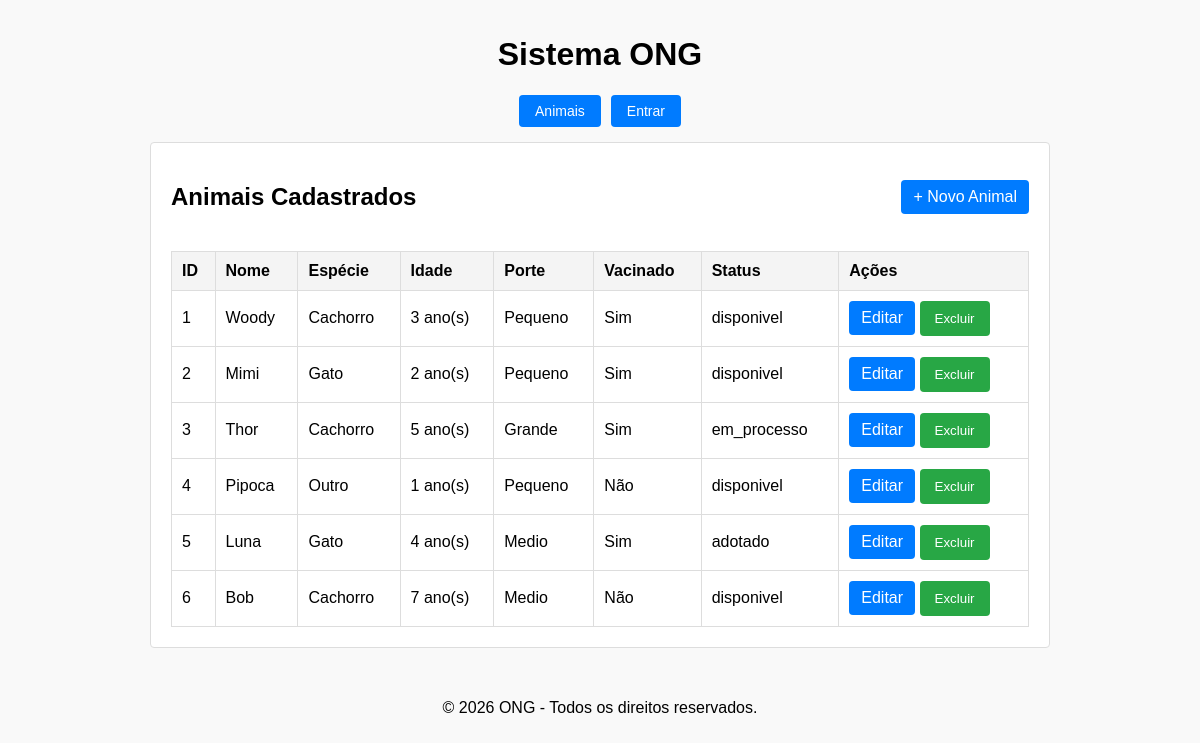
The app's page /, older data.
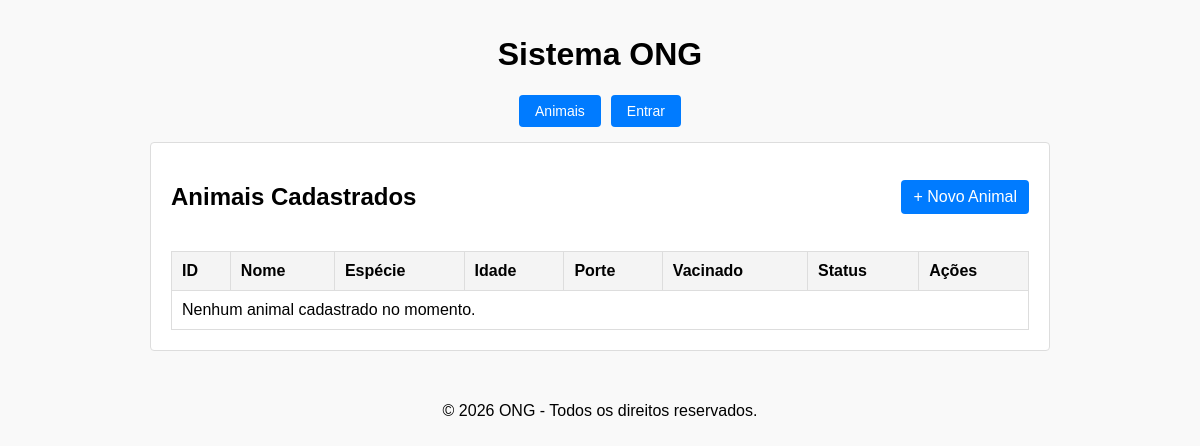
The same page, newer data.
### tables this page shows
CREATE TABLE animais (
    id INT AUTO_INCREMENT PRIMARY KEY,
    nome VARCHAR(100) NOT NULL,
    especie ENUM('Cachorro', 'Gato', 'Outro') NOT NULL,
    idade_anos INT NOT NULL,
    porte ENUM('Pequeno', 'Medio', 'Grande') NOT NULL,
    vacinado TINYINT(1) DEFAULT 0,
    descricao TEXT,
    status ENUM('disponivel', 'em_processo', 'adotado') DEFAULT 'disponivel'
);

### app/Controllers/AnimalController.php (called while the page is built, shortened)
<?php
class AnimalController
{
    private Animal $animalModel;
    public function __construct()
    {
        $this->animalModel = new Animal();
    }
    public function index(): void
    {
        $animais = $this->animalModel->findAll();
        require_once __DIR__ . '/../Views/animais/index.php';
    }
}

### app/Models/Model.php (called while the page is built, shortened)
<?php
abstract class Model
{
    public function __construct()
    {
        $database = new Database();
        $this->db = $database->getConnection();
    }
}

### config/Database.php (called while the page is built, shortened)
<?php
class database
{
    private string $host = 'db';
    private string $database = 'ong_adocao';
    private string $user = 'root';
    private string $password = 'root';
    public function getConnection(): PDO
    {
        $dsn = "mysql:host={$this->host}; dbname={$this->database}; charset=utf8mb4";
        return new PDO($dsn, $this->user, $this->password, [
            PDO::ATTR_ERRMODE => PDO::ERRMODE_EXCEPTION,
            PDO::ATTR_DEFAULT_FETCH_MODE => PDO::FETCH_ASSOC
        ]);
    }
}

### app/Models/Animal.php (called while the page is built, shortened)
<?php
class Animal extends Model
{
    public function findAll(): array
    {
        $query = $this->db->query
        (
            "SELECT * FROM animais"
        );
        return $query->fetchAll();
    }
}

### app/Views/animais/index.php (the view, shortened to what this page needs)
<?php require_once __DIR__ . '/../layouts/header.php'; ?>
<div style="display: flex; justify-content: space-between; align-items: center;">
    <h2>Animais Cadastrados</h2>
    <a href="/animais/criar" class="btn">+ Novo Animal</a>
</div>
<table>
    <thead>
        <tr>
            <th>ID</th>
            <th>Nome</th>
            <th>Espécie</th>
            <th>Idade</th>
            <th>Porte</th>
            <th>Vacinado</th>
            <th>Status</th>
            <th>Ações</th>
        </tr>
    </thead>
    <tbody>
        <?php if (!empty($animais)): ?>
            <?php foreach ($animais as $animal): ?>
                <tr>
                    <td><?= htmlspecialchars($animal['id']) ?></td>
                    <td><?= htmlspecialchars($animal['nome']) ?></td>
                    <td><?= htmlspecialchars($animal['especie']) ?></td>
                    <td><?= htmlspecialchars($animal['idade_anos']) ?> ano(s)</td>
                    <td><?= htmlspecialchars($animal['porte']) ?></td>
                    <td>
                        <?= !empty($animal['vacinado']) ? 'Sim' : 'Não' ?>
                    </td>
                    <td><?= htmlspecialchars($animal['status']) ?></td>
                    <td>
                        <a
                            href="/animais/editar?id=<?= $animal['id'] ?>"
                            class="btn"
                        >
                            Editar
                        </a>
                        <form
                            action="/animais/apagar"
                            method="POST"
                            style="display: inline;"
                            onsubmit="return confirm('Tem certeza que deseja excluir este animal?');"
                        >
                            <button type="submit">
                                Excluir
                            </button>
                        </form>
                    </td>
                </tr>
            <?php endforeach; ?>
        <?php else: ?>
            <tr>
                <td colspan="8">
                    Nenhum animal cadastrado no momento.
                </td>
            </tr>
        <?php endif; ?>
    </tbody>
</table>
<?php require_once __DIR__ . '/../layouts/footer.php'; ?>

Row changes from the older to the newer data that the page shows:
removed animais: id "1", nome "Woody", especie "Cachorro", idade_anos "3", porte "Pequeno", vacinado "Sim", status "disponivel"
removed animais: id "2", nome "Mimi", especie "Gato", idade_anos "2", porte "Pequeno", vacinado "Sim", status "disponivel"
removed animais: id "3", nome "Thor", especie "Cachorro", idade_anos "5", porte "Grande", vacinado "Sim", status "em_processo"
removed animais: id "4", nome "Pipoca", especie "Outro", idade_anos "1", porte "Pequeno", vacinado "Não", status "disponivel"
removed animais: id "5", nome "Luna", especie "Gato", idade_anos "4", porte "Medio", vacinado "Sim", status "adotado"
removed animais: id "6", nome "Bob", especie "Cachorro", idade_anos "7", porte "Medio", vacinado "Não", status "disponivel"
Text that changed along with them:
text now shown: "Nenhum animal cadastrado no momento."
